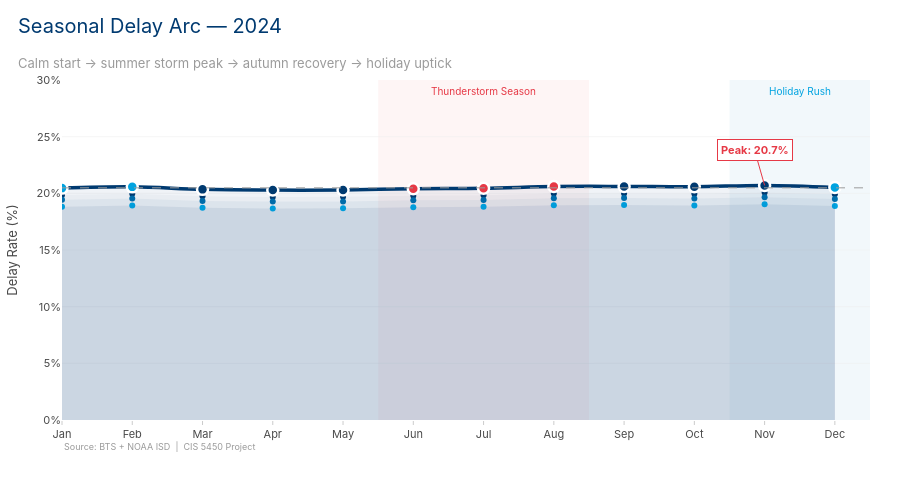

The code cell stored with this chart in its notebook:
### Markdown cell above
## Step 5: Seasonal delay patterns (monthly)

Seasonal variation in delay rates captures both weather effects (winter storms, summer
thunderstorms) and demand fluctuations (holiday travel). We show both the delay rate
and the mean delay duration by month.

### Code cell
monthly = df.groupby("month").agg(
    delay_rate=("DepDel15", "mean"), avg_delay=("DepDelay", "mean"), flights=("DepDel15", "count")
).reset_index()
month_names = ["Jan","Feb","Mar","Apr","May","Jun","Jul","Aug","Sep","Oct","Nov","Dec"]

fig = go.Figure()
for opacity in [0.03, 0.05, 0.08]:
    fig.add_trace(go.Scatter(
        x=month_names, y=monthly["delay_rate"] * 100 * (1 - opacity),
        fill="tozeroy", fillcolor=f"rgba(0,58,112,{opacity})",
        line=dict(width=0), showlegend=False, hoverinfo="skip"))

fig.add_trace(go.Scatter(
    x=month_names, y=monthly["delay_rate"] * 100,
    mode="lines+markers", name="Delay Rate",
    line=dict(color=NAVY, width=3.5, shape="spline"),
    marker=dict(size=11, color=[CORAL if m in [6,7,8] else SKY if m in [12,1,2] else NAVY
                                 for m in monthly["month"]],
                line=dict(width=2.5, color="white")),
    fill="tozeroy", fillcolor="rgba(0,58,112,0.06)",
    hovertemplate="<b>%{x} 2024</b><br>Delay Rate: %{y:.1f}%<br>"
                  "Avg Delay: %{customdata[0]:.1f} min<br>Flights: %{customdata[1]:,.0f}<extra></extra>",
    customdata=np.column_stack([monthly["avg_delay"], monthly["flights"]]),
))

# Season highlight bands (use shape with x indices for categorical axis)
fig.add_shape(type="rect", x0=4.5, x1=7.5, y0=0, y1=30,
              fillcolor="rgba(230,57,70,0.05)", line_width=0, layer="below")
fig.add_annotation(x=6, y=29, text="Thunderstorm Season",
                   font=dict(size=10, color=CORAL), showarrow=False)
fig.add_shape(type="rect", x0=9.5, x1=11.5, y0=0, y1=30,
              fillcolor="rgba(0,112,173,0.05)", line_width=0, layer="below")
fig.add_annotation(x=10.5, y=29, text="Holiday Rush",
                   font=dict(size=10, color=SKY), showarrow=False)
fig.add_hline(y=df["DepDel15"].mean()*100, line_dash="dash", line_color=GRAY_MID, line_width=1)

peak_m = monthly.loc[monthly["delay_rate"].idxmax()]
fig.add_annotation(x=month_names[int(peak_m["month"])-1], y=peak_m["delay_rate"]*100,
                   text=f"<b>Peak: {peak_m['delay_rate']*100:.1f}%</b>",
                   showarrow=True, arrowhead=0, arrowcolor=CORAL,
                   font=dict(color=CORAL, size=11), ay=-35,
                   bgcolor="rgba(255,255,255,0.9)", bordercolor=CORAL, borderpad=3)

fig.update_layout(
    title=dict(text="Seasonal Delay Arc — 2024",
               subtitle=dict(text="Calm start → summer storm peak → autumn recovery → holiday uptick",
                             font=dict(size=13, color=GRAY_MID))),
    yaxis=dict(title="Delay Rate (%)", ticksuffix="%", range=[0, 30]),
    xaxis=dict(showgrid=False), height=480, width=900, showlegend=False,
)
source_note(fig)
fig.show(config=CHART_CONFIG)

### Figure 1 — Plotly figure (JSON) as saved in the notebook; plotly's stock layout.template omitted (floating-point values rounded to 4 significant figures)
{"data": [{"fill": "tozeroy", "fillcolor": "rgba(0,58,112,0.03)", "hoverinfo": "skip", "line": {"width": 0}, "showlegend": false, "type": "scatter", "x": ["Jan", "Feb", "Mar", "Apr", "May", "Jun", "Jul", "Aug", "Sep", "Oct", "Nov", "Dec"], "y": [19.85, 19.95, 19.74, 19.68, 19.69, 19.8, 19.83, 19.98, 19.99, 19.97, 20.08, 19.91]}, {"fill": "tozeroy", "fillcolor": "rgba(0,58,112,0.05)", "hoverinfo": "skip", "line": {"width": 0}, "showlegend": false, "type": "scatter", "x": ["Jan", "Feb", "Mar", "Apr", "May", "Jun", "Jul", "Aug", "Sep", "Oct", "Nov", "Dec"], "y": [19.44, 19.54, 19.33, 19.27, 19.28, 19.39, 19.42, 19.57, 19.58, 19.55, 19.67, 19.5]}, {"fill": "tozeroy", "fillcolor": "rgba(0,58,112,0.08)", "hoverinfo": "skip", "line": {"width": 0}, "showlegend": false, "type": "scatter", "x": ["Jan", "Feb", "Mar", "Apr", "May", "Jun", "Jul", "Aug", "Sep", "Oct", "Nov", "Dec"], "y": [18.82, 18.92, 18.72, 18.66, 18.67, 18.78, 18.81, 18.95, 18.96, 18.94, 19.04, 18.88]}, {"customdata": [[11.31, 513900.0], [11.33, 504300.0], [11.15, 571900.0], [11.11, 564600.0], [11.12, 586500.0], [11.21, 586700.0], [11.21, 598700.0], [11.4, 592000.0], [11.32, 568600.0], [11.44, 597600.0], [11.35, 561000.0], [11.32, 571800.0]], "fill": "tozeroy", "fillcolor": "rgba(0,58,112,0.06)", "hovertemplate": "<b>%{x} 2024</b><br>Delay Rate: %{y:.1f}%<br>Avg Delay: %{customdata[0]:.1f} min<br>Flights: %{customdata[1]:,.0f}<extra></extra>", "line": {"color": "#003A70", "shape": "spline", "width": 3.5}, "marker": {"color": ["#00A3E0", "#00A3E0", "#003A70", "#003A70", "#003A70", "#E63946", "#E63946", "#E63946", "#003A70", "#003A70", "#003A70", "#00A3E0"], "line": {"color": "white", "width": 2.5}, "size": 11}, "mode": "lines+markers", "name": "Delay Rate", "type": "scatter", "x": ["Jan", "Feb", "Mar", "Apr", "May", "Jun", "Jul", "Aug", "Sep", "Oct", "Nov", "Dec"], "y": [20.46, 20.57, 20.35, 20.29, 20.3, 20.41, 20.44, 20.6, 20.61, 20.58, 20.7, 20.53]}], "layout": {"annotations": [{"font": {"color": "#E63946", "size": 10}, "showarrow": false, "text": "Thunderstorm Season", "x": 6, "y": 29}, {"font": {"color": "#00A3E0", "size": 10}, "showarrow": false, "text": "Holiday Rush", "x": 10.5, "y": 29}, {"arrowcolor": "#E63946", "arrowhead": 0, "ay": -35, "bgcolor": "rgba(255,255,255,0.9)", "bordercolor": "#E63946", "borderpad": 3, "font": {"color": "#E63946", "size": 11}, "showarrow": true, "text": "<b>Peak: 20.7%</b>", "x": "Nov", "y": 20.7}, {"align": "left", "font": {"color": "#9B9B9B", "size": 9}, "showarrow": false, "text": "Source: BTS + NOAA ISD  |  CIS 5450 Project", "x": 0, "xref": "paper", "y": -0.1, "yref": "paper"}], "height": 480, "shapes": [{"fillcolor": "rgba(230,57,70,0.05)", "layer": "below", "line": {"width": 0}, "type": "rect", "x0": 4.5, "x1": 7.5, "y0": 0, "y1": 30}, {"fillcolor": "rgba(0,112,173,0.05)", "layer": "below", "line": {"width": 0}, "type": "rect", "x0": 9.5, "x1": 11.5, "y0": 0, "y1": 30}, {"line": {"color": "#9B9B9B", "dash": "dash", "width": 1}, "type": "line", "x0": 0, "x1": 1, "xref": "x domain", "y0": 20.49, "y1": 20.49, "yref": "y"}], "showlegend": false, "title": {"subtitle": {"font": {"color": "#9B9B9B", "size": 13}, "text": "Calm start → summer storm peak → autumn recovery → holiday uptick"}, "text": "Seasonal Delay Arc — 2024"}, "width": 900, "xaxis": {"showgrid": false}, "yaxis": {"range": [0, 30], "ticksuffix": "%", "title": {"text": "Delay Rate (%)"}}}}
